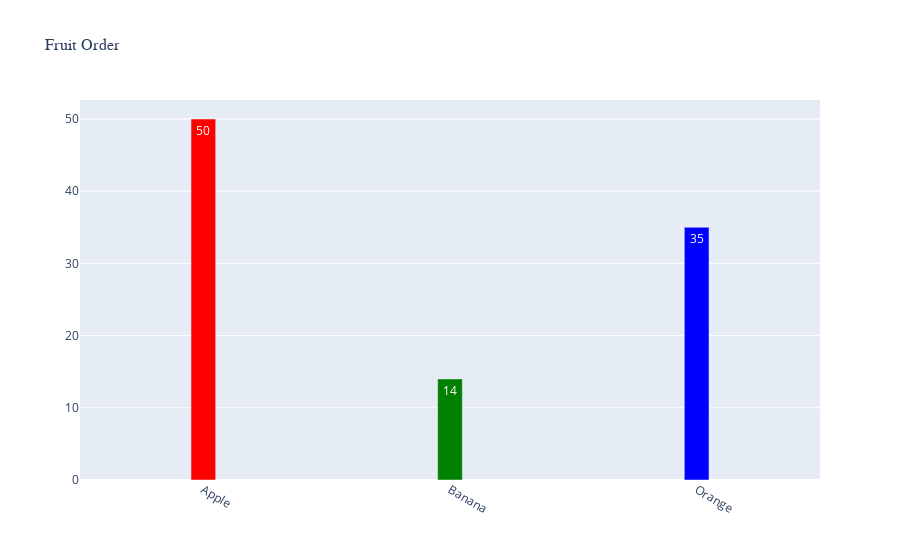

Notebook source saved alongside this figure:
### Code cell
final_data = [final_trace]
final_layout =go.Layout(title= 'Fruit Order',
                  titlefont=dict(family = 'Ariel', size=16),
                  xaxis = dict(tickangle = 30)
                 )
bar_fig = go.Figure(data=final_data, layout= final_layout)
offline.iplot(bar_fig)

### Figure 1 — Plotly figure (JSON) as saved in the notebook; plotly's stock layout.template omitted (floating-point values rounded to 4 significant figures)
{"data": [{"marker": {"color": ["red", "green", "blue"]}, "text": ["50", "14", "35"], "textposition": "inside", "type": "bar", "width": [0.1, 0.1, 0.1], "x": ["Apple", "Banana", "Orange"], "y": [50, 14, 35]}], "layout": {"autosize": true, "title": {"font": {"family": "Ariel", "size": 16}, "text": "Fruit Order"}, "xaxis": {"autorange": true, "range": [-0.5, 2.5], "tickangle": 30, "type": "category"}, "yaxis": {"autorange": true, "range": [0, 52.63], "type": "linear"}}}
